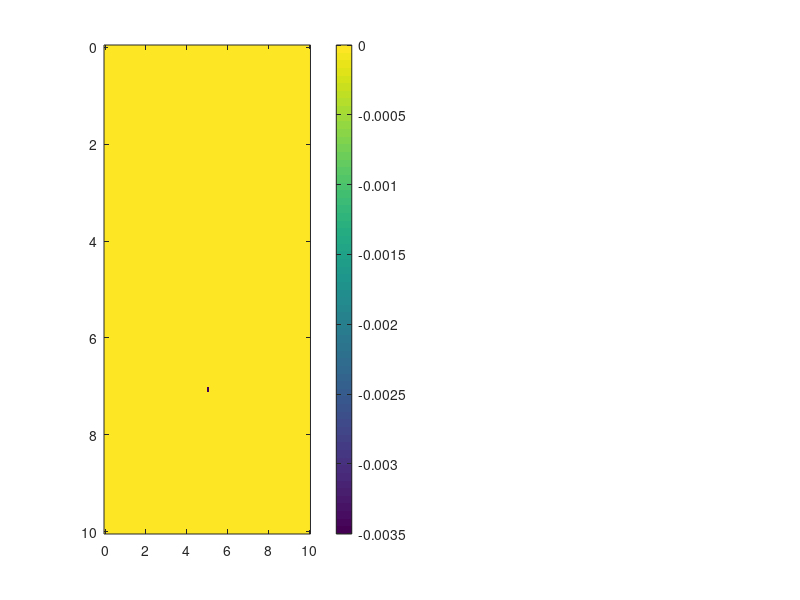

MATLAB code for this plot: (Note: this script raises an error after producing the figure.)
clc; clear;
clf

% =======================================
% Prepare the new file.
% file    = input('Nama File= ','s');
% vidObj  = VideoWriter(file);
% vidObj.Quality = 55;
% open(vidObj);
% =======================================

Lx = 10;
Ly = 10;
dx=0.1;
dy=dx;

nx=fix(Lx/dx);
ny=fix(Ly/dy);
x =linspace(0, Lx, nx);
y =linspace(0, Ly, ny);

T=6;

wn   = zeros(nx,ny);
wnm1 = wn;
wnp1 = wn;

CFL = 0.5;          %CFL = c.dt/dx
c   = 1;
dt  = CFL*dx/c;

% wn(49:51) = [0.1 0.2 0.1];
% wnp1(:) = wn(:);

t=0;

while(t<T*3/4)
    %     Reflecting Boundary Condition
        % wn(:,[1 end])=0;
        % wn([1 end],:)=0;
        % bound = 'Reflecting Boundary';

    %     Absorbsing boundary Conditions
    wnp1(1,:)   = wn(2,:) + ((CFL-1)/(CFL+1))*(wnp1(2,:) - wn(1,:));
    wnp1(end,:) = wn(end-1,:) + ((CFL-1)/(CFL+1)) * (wnp1(end-1,:)-wn(end,:));
    wnp1(:,1) = wn(:,2) + ((CFL-1)/(CFL+1))*(wnp1(:,2) - wn(:,1));
    % wnp1(:,1)   = 0;
    wnp1(:,end) = wn(:,end-1) + ((CFL-1)/(CFL+1)) * (wnp1(:,end-1)-wn(:,end));
    bound       = 'Combination Boundary';

    %       Iteration
    t  =t+dt;
    wnm1=wn; wn=wnp1;

    % source
    if t<=4/3 + 2/3
        wn(51,71) = -dt^2*6*sin((30*pi/20)*t);
    end

    for i=2:nx-1
        for j=2:ny-1
            wnp1(i,j) = 2*wn(i,j) - wnm1(i,j) ...
                        + CFL^2 * (wn(i+1,j) + wn(i,j+1) - 4*wn(i,j) ...
                        + wn(i-1,j) + wn(i,j-1));
        end
    end
    subplot(1,2,1)
    imagesc(x,y,wn'); colorbar; clim([-0.01 0.01]);
    set(gca,'ydir','normal');
    colormap hsv
    title(sprintf('With %s || Time = %.2f',bound,2*t/3),FontSize=15);


    subplot(1,2,2)
    surf(x, y, wn'); clim([-0.01 0.01]);
    axis([0 Lx 0 Ly -0.01 0.04]);
    colormap hsv
    title(sprintf('With %s || Time = %.2f',bound,2*t/3),FontSize=15);

    %     hold on
    %     plot(5,wn(50),'square',LineWidth=10,Color='red');
    %     ylabel('Amplitudo');
    %     xlabel('Distances');
    %     hold off

    grid on;
    drawnow

    % =======================================
    % Write each frame to the file.
    % currFrame = getframe(gcf);
    % writeVideo(vidObj,currFrame);
    % =======================================
end

% =======================================
% Close the file.
% close(vidObj);
% =======================================
